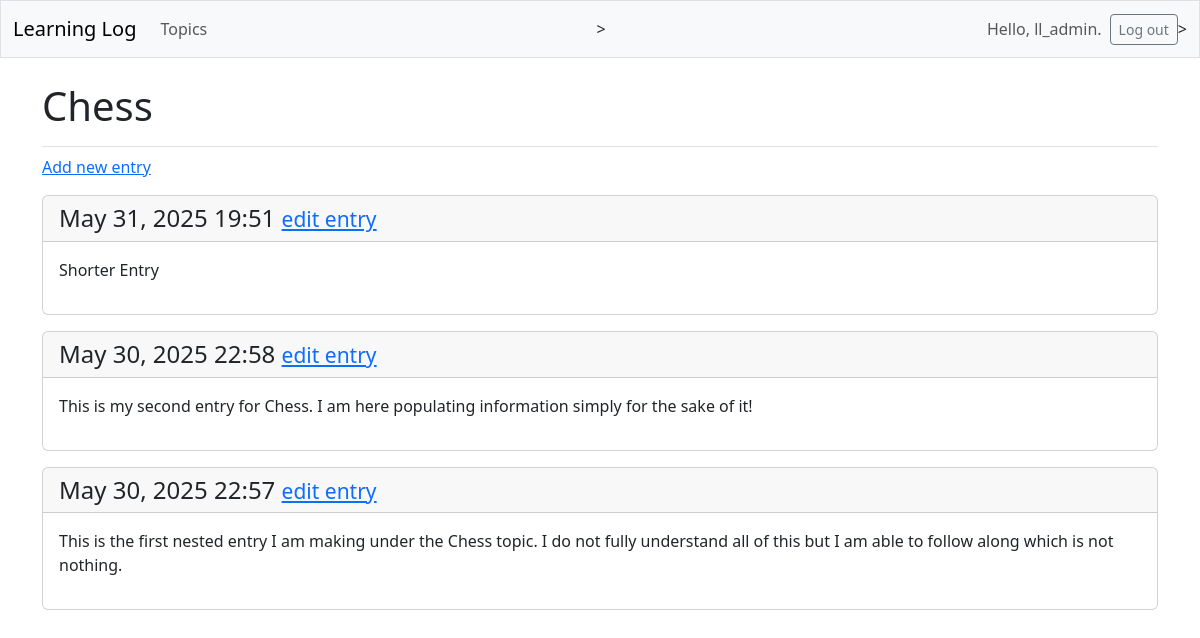
Before: /topics/1/ (signed in) with the older database file.
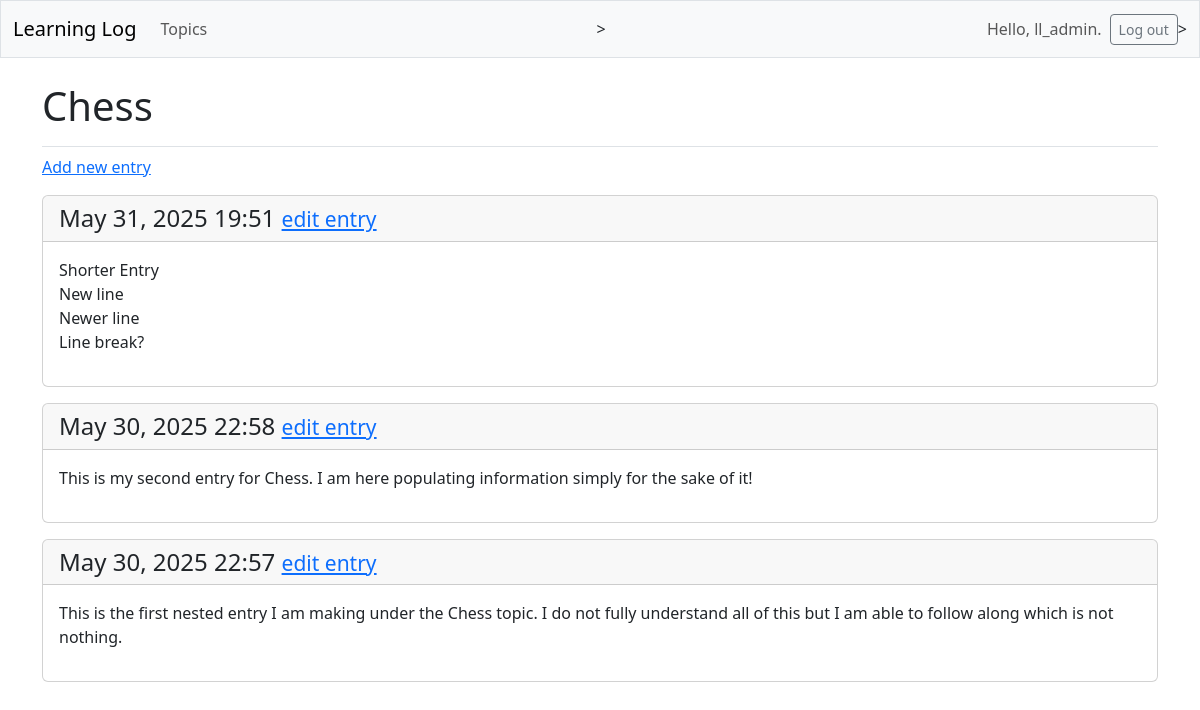
After: the same page with the newer database file.
### learning_logs/models.py (models this page shows, shortened)
class Entry(models.Model):
    topic = models.ForeignKey(Topic, on_delete = models.CASCADE)
    text = models.TextField()
    date_added = models.DateTimeField(auto_now_add = True)
    class Meta:
        verbose_name_plural = 'entries'

### learning_logs/views.py (the view)
# urls.py: path('topics/<int:topic_id>/', views.topic, name = 'topic'),
@login_required
def topic(request, topic_id):
    topic = Topic.objects.get(id = topic_id)
    check_topic_owner(request, topic)
    entries = topic.entry_set.order_by('-date_added')
    context = {'topic': topic, 'entries': entries}
    return render(request, 'learning_logs/topic.html', context)

### learning_logs/views.py (called while the page is built)
def check_topic_owner(request, topic):
    if topic.owner != request.user:
        raise Http404

### learning_logs/templates/learning_logs/topic.html
{% extends 'learning_logs/base.html' %}
{% block page_header %}
<h1>{{topic.text}}</h1>
{% endblock page_header %}
{% block content %}
<p>
    <a href="{% url 'learning_logs:new_entry' topic.id %}">Add new entry</a>
</p>
{% for entry in entries %}
<div class="card mb-3">
    <h4 class="card-header">
        {{entry.date_added|date:'M d, Y H:i'}}
        <small><a href="{% url 'learning_logs:edit_entry' entry.id%}">edit entry</a></small>
    </h4>
    <div class="card-body">{{entry.text|linebreaks}}</div>
</div>
{% empty %}
<li>There are no entries for this topic yet</li>
{% endfor %}
{% endblock content %}

Changed rows visible on the page:
changed Entry: text "Shorter Entry" → "Shorter Entry New line Newer line Line break?"
